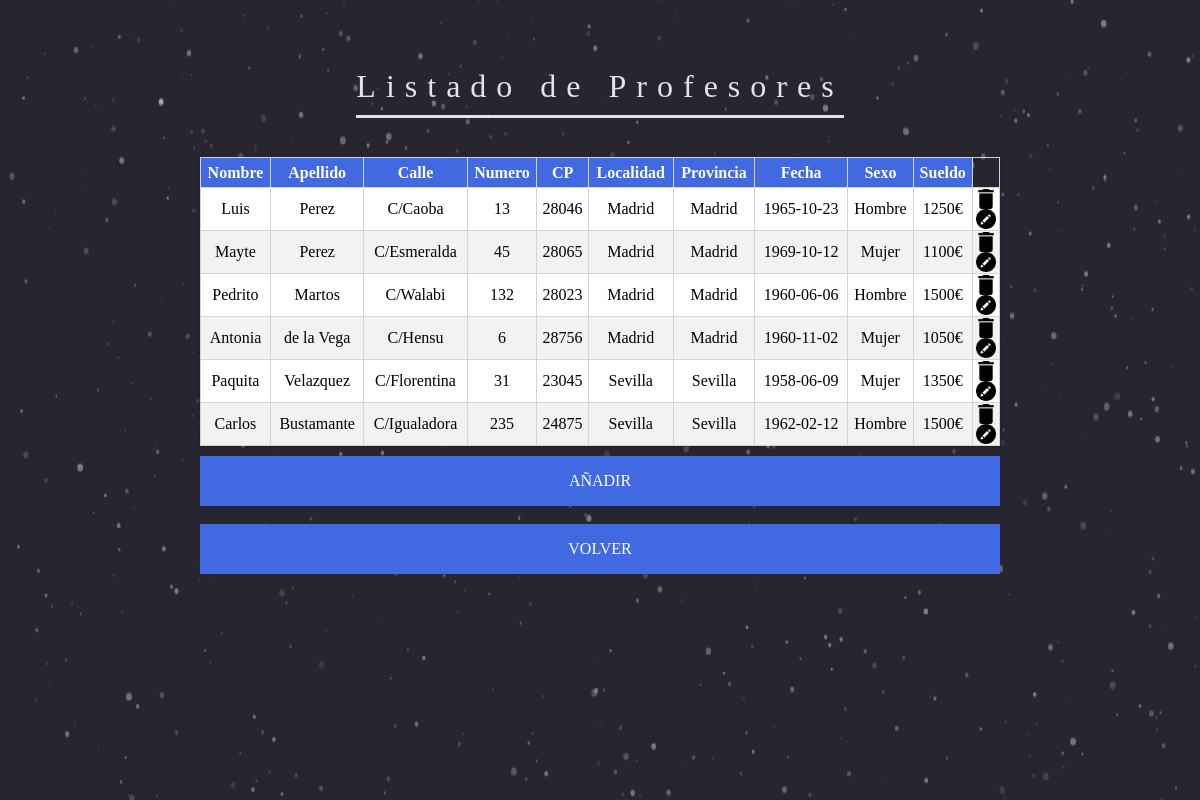
The app's page /vistas/profesores/profesores.php with its own data.
### tables this page shows
CREATE TABLE IF NOT EXISTS `profesores` (
  `id_profesor` int(20) NOT NULL,
  `nombre_profesor` varchar(20) NOT NULL,
  `apellido_profesor` varchar(20) NOT NULL,
  `calle_profesor` varchar(100) NOT NULL,
  `numero_profesor` int(5) NOT NULL,
  `cp_profesor` int(5) NOT NULL,
  `localidad_profesor` varchar(100) NOT NULL,
  `provincia_profesor` varchar(100) NOT NULL,
  `fecha_profesor` date NOT NULL,
  `sexo_profesor` int(1) NOT NULL,
  `sueldo_profesor` int(4) NOT NULL
);

### controladores/dbManager.php (called while the page is built, shortened)
<?php
class gestorBD
{
	private $host = "mysql.hostinger.es";
	private $user = "u316672289_admin";
	private $pass = "cagoenla";
	private $dbname = "u316672289_acces";
	private $dbh;
	private $stmt;
public function __construct()
{
	$dsn = 'mysql:host='.$this->host.';dbname='.$this->dbname;
	$options = array(
   		 PDO::ATTR_PERSISTENT => true,
    	 PDO::ATTR_ERRMODE => PDO::ERRMODE_EXCEPTION,
		 PDO::MYSQL_ATTR_INIT_COMMAND => "SET NAMES utf8"
	);
	try {
		$this->dbh = new PDO($dsn,$this->user,$this->pass, $options);
	}catch (PDOException $e) {
    	$this->error = $e->getMessage();
	    throw new Exception("GestorBD error en el CONSTRUCT -->".$e->getMessage());
	}
}
public function query($query){
    $this->stmt = $this->dbh->prepare($query);
}
public function execute(){
	try
	{
    	return $this->stmt->execute();
	}catch (PDOException $e) {
		 throw new Exception("GestorBD error en el EXECUTE -->".$e->getMessage());
	}
}
public function resultset(){
    $this->execute();
    return $this->stmt->fetchAll(PDO::FETCH_ASSOC);
}
}
?>

### vistas/profesores/profesores.php (the view, shortened to what this page needs)
<html>
    <head>
        <link href="../../css/estilosMenu.css" rel="stylesheet" type="text/css"/>
        <link rel="stylesheet" type="text/css" href="../../css/estilos.css">
    </head>
    <body>
        <div id="dust">
        </div>
        <div id="miTabla">
            <div class="title">
                <center><h1>Listado de Profesores</h1></center>
            </div><br>
            <?php
            include "../../controladores/dbManager.php";
            $miBBDD = new gestorBD();
            $miBBDD->query('SELECT * FROM profesores');
            $profesores = $miBBDD->resultset();
            ?>
            <table>
                <thead>
                <th class="azul">Nombre</th>
                <th class="azul">Apellido</th>
                <th class="azul">Calle</th>
                <th class="azul">Numero</th>
                <th class="azul">CP</th>
                <th class="azul">Localidad</th>
                <th class="azul">Provincia</th>
                <th class="azul">Fecha</th>
                <th class="azul">Sexo</th>
                <th class="azul">Sueldo</th>
                </thead>
                <tbody>
                    <?php
                    foreach ($profesores as $profesor) {
                        ?>
                        <tr  >
                            <td><?php echo $profesor["nombre_profesor"]; ?></td>
                            <td><?php echo $profesor["apellido_profesor"]; ?></td>
                            <td><?php echo $profesor["calle_profesor"]; ?></td>
                            <td><?php echo $profesor["numero_profesor"]; ?></td>
                            <td><?php echo $profesor["cp_profesor"]; ?></td>
                            <td><?php echo $profesor["localidad_profesor"]; ?></td>
                            <td><?php echo $profesor["provincia_profesor"]; ?></td>
                            <td><?php echo $profesor["fecha_profesor"]; ?></td>
                            <td><?php
                                if ($profesor["sexo_profesor"] == 1) {
                                    echo 'Hombre';
                                } else if ($profesor["sexo_profesor"] == 2) {
                                    echo 'Mujer';
                                } else if ($profesor["sexo_profesor"] == 3) {
                                    echo 'Trans';
                                } else if ($profesor["sexo_profesor"] == 4) {
                                    echo 'Hermafrodita';
                                } else {
                                    echo 'Sin sexo definido';
                                }
                                ?></td>
                            <td><?php echo $profesor["sueldo_profesor"]; ?>€</td>
                            <td>
                                <a onclick="return confirm('De verdad lo quieres borrar?')" class="borrar" href="../../controladores/borrarProfesor.php?id=
                                   <?php echo $profesor["id_profesor"]; ?>"><img src="../../iconos/del.png" class="icono"/></a><br>
                                <a class="modificar"href="modificarProfesor.php?id=<?php echo $profesor["id_profesor"]; ?>"><img src="../../iconos/edit.png" class="icono"/></a>
                            </td>
                        </tr>
                        <?php
                    }
                    ?>
                </tbody>
            </table>
            <center><a href="crearProfesor.php"><div class="cube flip-to-top">
                        <div class="estado-defecto profesores">
                            <span>Añadir</span>
                        </div>
                    </div></a>
            </center>
            <br>
            <center><a href="../../index.php"><div class="cube flip-to-top">
                        <div class="estado-defecto profesores">
                            <span>Volver</span>
                        </div>
                    </div></a>
            </center>
        </div>
    </body>
</html>

### css/estilosMenu.css (style rules this page uses)
a { color:#fff; text-decoration:none; }
.cube { width: 100%; height: 50px; -webkit-transition: all 250ms ease; -moz-transition: all 250ms ease; -o-transition: all 250ms ease; transition: all 250ms ease; -webkit-transform-style: preserve-3d; -moz-transform-style: preserve-3d; -o-transform-style: preserve-3d; -ms-transform-style: preserve-3d; transform-style: preserve-3d; }
.estado-defecto,.estado-activo { height: 50px; }
.estado-defecto { -webkit-transform: translateZ(25px); -moz-transform: translateZ(25px); -o-transform: translateZ(25px); -ms-transform: translateZ(25px); transform: translateZ(25px); }
.cube { text-align: center; margin: 0 auto; }
.estado-defecto, .estado-activo { font-size: 16px; text-transform: uppercase; color: #fff; line-height: 50px; -webkit-transition: background 250ms ease; -moz-transition: background 250ms ease; -o-transition: background 250ms ease; transition: background 250ms ease; }
.profesores { background: #4169E1; }
body { font-family: 'Libre Baskerville', serif; background: #262530; text-align: center; -webkit-font-smoothing: antialiased; -moz-osx-font-smoothing: grayscale; }
#dust { position: absolute; width: 99%; top: 0; }
.title { -webkit-transform: scale(0); transform: scale(0); -webkit-filter: blur(10px); filter: blur(10px); }
h1 { font-size: 2em; margin-top: 50px; opacity: 1; position: relative; color: #E3E3EB; font-weight: 400; text-align: center; padding-bottom: 10px; display: inline-block; border-bottom: 3px solid #E3E3EB; letter-spacing: 10px; }
.title { -webkit-animation-name: zoomIn; animation-name: zoomIn; -webkit-animation-duration: 1.2s; animation-duration: 1.2s; -webkit-animation-timing-function: ease-out; animation-timing-function: ease-out; -webkit-animation-delay: 0.2s; animation-delay: 0.2s; -webkit-animation-direction: alternate; animation-direction: alternate; -webkit-animation-iteration-count: 1; animation-iteration-count: 1; -webkit-animation-fill-mode: forwards; animation-fill-mode: forwards; -webkit-animation-play-state: running; animation-play-state: running; }

### css/estilos.css (style rules this page uses)
body { font-family: 'Verdana'; background: #262530; }
#miTabla { margin: 0 auto; padding: 10px; max-width: 800px; }
#dust { position: absolute; width: 99%; top: 0; z-index: -1; }
table { border-collapse: collapse; margin: 0 0 10px 0; width: 100%; box-shadow: 0 1px 3px rgba(0, 0, 0, 0.2); display: table; z-index: 1; }
table,th,tr,td { border: 1px solid #D3D3D3; }
th,td { text-align: center; vertical-align: central; height: 30px; }
.azul { font-weight: 900; color: #ffffff; background: #4169E1; }
tr:nth-child(even) { background-color: #f2f2f2; }
tr:nth-child(odd) { background-color: #ffffff; }
.borrar { color: red; text-decoration: none; }
h1 { font-family: 'Libre Baskerville', serif; font-size: 2em; margin-top: 50px; opacity: 1; position: relative; color: #E3E3EB; font-weight: 400; text-align: center; padding-bottom: 10px; display: inline-block; border-bottom: 3px solid #E3E3EB; letter-spacing: 10px; }
.icono { width: 20px; }

### records on screen
profesores: nombre_profesor "Luis", apellido_profesor "Perez", calle_profesor "C/Caoba", numero_profesor "13", cp_profesor "28046", localidad_profesor "Madrid", provincia_profesor "Madrid", fecha_profesor "1965-10-23", sexo_profesor "Hombre", sueldo_profesor "1250"
profesores: nombre_profesor "Mayte", apellido_profesor "Perez", calle_profesor "C/Esmeralda", numero_profesor "45", cp_profesor "28065", localidad_profesor "Madrid", provincia_profesor "Madrid", fecha_profesor "1969-10-12", sexo_profesor "Mujer", sueldo_profesor "1100"
profesores: nombre_profesor "Pedrito", apellido_profesor "Martos", calle_profesor "C/Walabi", numero_profesor "132", cp_profesor "28023", localidad_profesor "Madrid", provincia_profesor "Madrid", fecha_profesor "1960-06-06", sexo_profesor "Hombre", sueldo_profesor "1500"
profesores: nombre_profesor "Antonia", apellido_profesor "de la Vega", calle_profesor "C/Hensu", numero_profesor "6", cp_profesor "28756", localidad_profesor "Madrid", provincia_profesor "Madrid", fecha_profesor "1960-11-02", sexo_profesor "Mujer", sueldo_profesor "1050"
profesores: nombre_profesor "Paquita", apellido_profesor "Velazquez", calle_profesor "C/Florentina", numero_profesor "31", cp_profesor "23045", localidad_profesor "Sevilla", provincia_profesor "Sevilla", fecha_profesor "1958-06-09", sexo_profesor "Mujer", sueldo_profesor "1350"
profesores: nombre_profesor "Carlos", apellido_profesor "Bustamante", calle_profesor "C/Igualadora", numero_profesor "235", cp_profesor "24875", localidad_profesor "Sevilla", provincia_profesor "Sevilla", fecha_profesor "1962-02-12", sexo_profesor "Hombre", sueldo_profesor "1500"
